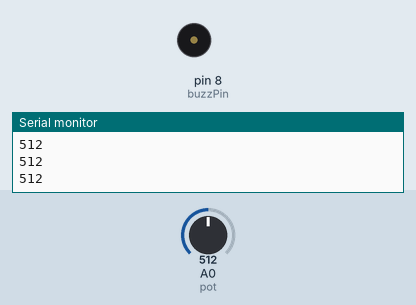
This sketch was run on a simulated Arduino Uno, built with avr-gcc and run on an emulated ATmega328P. On the bench: buzzer (waves = sounding, pin HIGH), the last lines printed to the serial monitor. The inputs (shaded band) are chosen by the test bench; at power-on: A0 (pot) = 512.

Above: at 1.2 s.
1.3 s: A0 (pot) set to 987
2.8 s: A0 (pot) set to 1019
At 3.4 s:
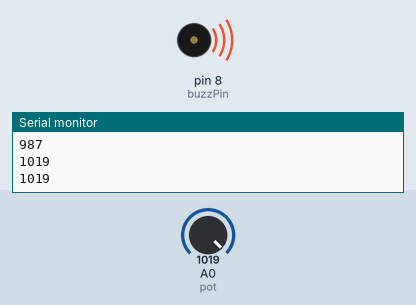
5.8 s: A0 (pot) set to 990
At 7.2 s:
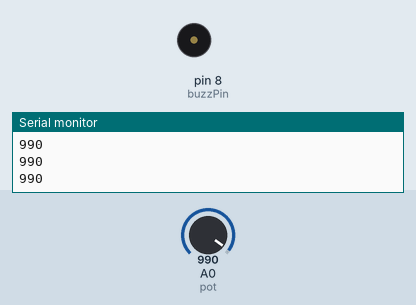
7.5 s: A0 (pot) set to 1010
At 7.9 s:
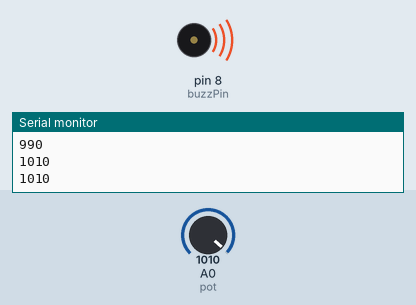
Timing chart, 0 to 10.5 s (numbered marks = the images above; inputs shaded):
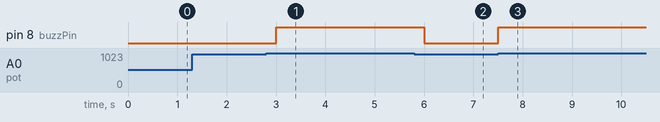

Measured:
- the behaviour switches between 1000 and 1001 on A0 (pot) (found by bisection; images 0 and 1)
- after the input at 2.8 s, pin 8 (buzzPin): LOW → HIGH after 0.20 s
- after the input at 5.8 s, pin 8 (buzzPin): HIGH → LOW after 0.21 s
- after the input at 7.5 s, pin 8 (buzzPin): LOW → HIGH at once

The sketch:

potentio_buzzer.ino
```cpp
int potVal;
int buzzPin=8;
String msg="Inp ur num: ";
int pot= A0;
int dt=250;

void setup()
 {
  // put your setup code here, to run once:
Serial.begin(9600);
pinMode(buzzPin, OUTPUT);
pinMode(pot, INPUT);
}

void loop() {
  // put your main code here, to run repeatedly:

potVal=analogRead(pot);
Serial.println(potVal);
if(potVal >1000)
digitalWrite(buzzPin, HIGH);
delay(dt);
digitalWrite(buzzPin, LOW);

}
```
